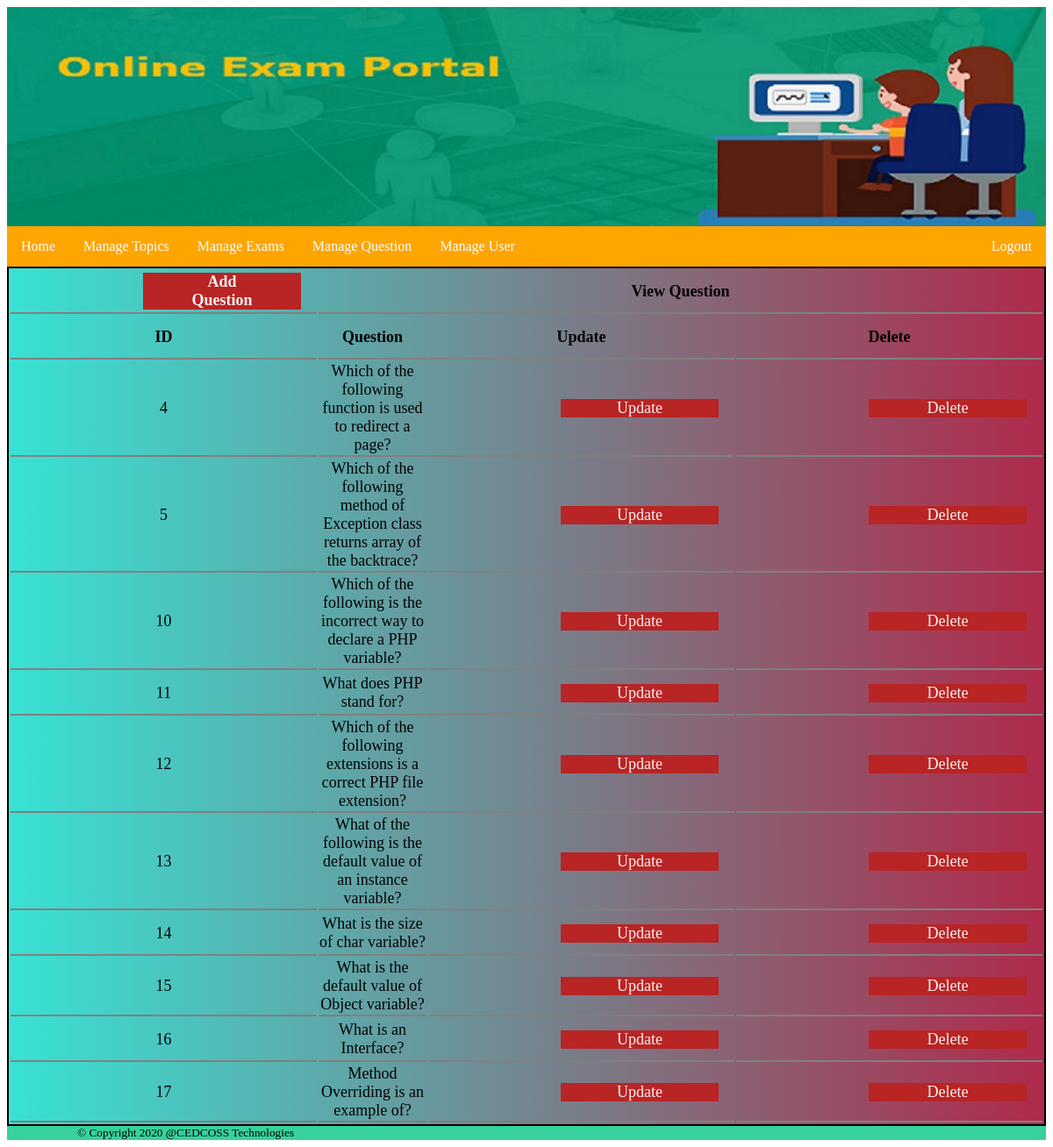
/Admin/viewquestion.php (signed in), run on the app's committed database.
### tables this page shows
CREATE TABLE `question` (
  `que_id` int(11) NOT NULL,
  `test_id` int(11) NOT NULL,
  `que_name` varchar(250) NOT NULL,
  `ans1` varchar(75) NOT NULL,
  `ans2` varchar(75) NOT NULL,
  `ans3` varchar(75) NOT NULL,
  `ans4` varchar(75) NOT NULL,
  `true_ans` int(1) NOT NULL
);

### Admin/viewquestion.php (the view, shortened to what this page needs)
<?php
    include('config.php');
    include('header.php');
?>
<div class="main">
 <?php include('nav.php'); ?>
   <?php $sql = "SELECT * from question";
        echo "<table class='view-table-css'>";
        echo"<tr> <th class='view-table-css-td'><a href='addquestion.php' class='anchor-css'>Add Question</a></th>
        <th class='view-table-css-td' colspan='3'>View Question</th></tr>";
        echo"<tr>
        <th class='view-table-css-td'>ID</th>
        <th class='view-table-css-td'>Question</th>
        <th class='view-table-css-td'>Update</th>
        <th class='view-table-css-td'>Delete</th></tr>";
        $result =$conn->query($sql);
    if ($result->num_rows > 0) {
        while ($row = $result->fetch_assoc()) {
            echo "<tr>";
            echo"<td class='view-table-css-td'>".$row['que_id']."</td>";
            echo"<td class='view-table-css-td'>".$row['que_name']."</td>";
            echo'<td class="view-table-css-td"><a href="editquestion.php?id='.$row['que_id'].'" class="anchor-css">Update</a></td>';
            echo'<td class="view-table-css-td"><a href="deletequestion.php?id='.$row['que_id'].'" class="anchor-css">Delete</a></td>';
            echo"</tr>";
        }
    }
    echo"</table>";
    ?>
</div>
<?php include('footer.php'); ?>

### Admin/header.php (shortened to what this page needs)
<html>
    <head>
        <link rel="stylesheet" href="css/style.css">
    </head>
    <body>
    <div id="wrapper">
        <div>
            <img src="images/header.jpg" class="header">
        <div>

### Admin/nav.php
<!DOCTYPE html>
<html>
<head>
  <link rel="stylesheet" href="css/style.css">
</head>
<body>
	<ul>
		<li><a href="dashboard.php" >Home</a></li>
		<li><a href="viewtopic.php">Manage Topics</a></li>
		<li><a href="viewtest.php">Manage Exams</a></li>
		<li><a href="viewquestion.php">Manage Question</a></li>
		<li><a href="viewuser.php">Manage User</a></li>
		<li style="float:right"><a href="logout.php" >Logout</a></li>
	</ul>
</body>
</html>

### Admin/footer.php
<div id="footer">
	<small>
			&#169; Copyright 2020 @CEDCOSS Technologies
	</small>
</div>
</div>
</body>
</html>

### Admin/css/style.css (style rules this page uses)
.header { width: 100%; height: 250px; }
ul { list-style-type: none; margin: 0; padding: 0; overflow: hidden; background-color: Orange; }
li { float: left; }
li a { display: block; color: white; text-align: center; padding: 14px 16px; text-decoration: none; }
.view-table-css { width: 100%; border: 2px solid black; text-align: center; background:linear-gradient(to right,rgba(22, 221, 205, 0.856),rgb(175, 42, 75)); font-size: large; }
.view-table-css-td { color: black; border-bottom: 2px solid gray; width: 500px; height: 50px; }
.anchor-css { display: block; color: rgb(253, 241, 241); background-color:rgb(185, 36, 36); text-decoration: none; width: 100px; margin-left: 150px; padding-left: 40px; padding-right: 40px; }
#footer { width: auto; background-color:rgba(20, 202, 141, 0.856); padding-left:80px; }

### data on the page
question: que_id "4", que_name "Which of the following function is used to redirect a page?"
question: que_id "5", que_name "Which of the following method of Exception class returns array of the backtrace?"
question: que_id "10", que_name "Which of the following is the incorrect way to declare a PHP variable?"
question: que_id "11", que_name "What does PHP stand for?"
question: que_id "12", que_name "Which of the following extensions is a correct PHP file extension?"
question: que_id "13", que_name "What of the following is the default value of an instance variable?"
question: que_id "14", que_name "What is the size of char variable?"
question: que_id "15", que_name "What is the default value of Object variable?"
question: que_id "16", que_name "What is an Interface?"
question: que_id "17", que_name "Method Overriding is an example of?"
